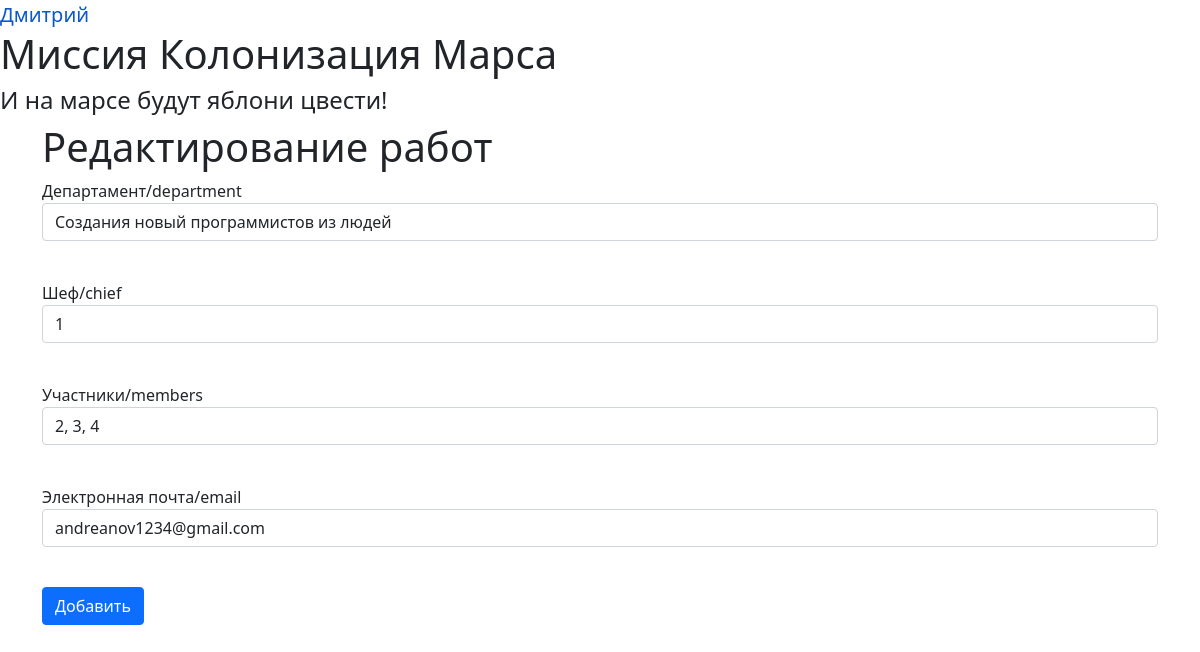
Screenshot of /edit_depart/1 (signed in) with the database file from the repository.
### data/users.py (models this page shows, shortened)
class User(SqlAlchemyBase, UserMixin, SerializerMixin):
    __tablename__ = 'users'
    id = sqlalchemy.Column(sqlalchemy.Integer,
                           primary_key=True, autoincrement=True)
    surname = sqlalchemy.Column(sqlalchemy.String)
    name = sqlalchemy.Column(sqlalchemy.String)
    age = sqlalchemy.Column(sqlalchemy.Integer)
    position = sqlalchemy.Column(sqlalchemy.String)
    speciality = sqlalchemy.Column(sqlalchemy.String)
    address = sqlalchemy.Column(sqlalchemy.String)
    email = sqlalchemy.Column(sqlalchemy.String, unique=True)
    hashed_password = sqlalchemy.Column(sqlalchemy.String, nullable=True)
    modified_date = sqlalchemy.Column(sqlalchemy.DateTime)
    city_from = sqlalchemy.Column(sqlalchemy.String)
    jobs = orm.relationship("Jobs", back_populates='user')
    department = orm.relationship("Department", back_populates='user')

### data/departments.py (models this page shows)
class Department(SqlAlchemyBase, SerializerMixin):
    __tablename__ = 'department'
    id = sqlalchemy.Column(sqlalchemy.Integer,
                           primary_key=True, autoincrement=True)
    title = sqlalchemy.Column(sqlalchemy.String)
    chief = sqlalchemy.Column(sqlalchemy.Integer, sqlalchemy.ForeignKey('users.id'))
    members = sqlalchemy.Column(sqlalchemy.VARCHAR)
    email = sqlalchemy.Column(sqlalchemy.String)
    user = orm.relationship('User')

### main.py (the view)
@app.route('/edit_depart/<int:id>', methods=['GET', 'POST'])
@login_required
def edit_department(id):
    form = DepartmentsForm()
    if request.method == 'GET':
        db_sess = db_session.create_session()
        depart = db_sess.query(Department).filter(Department.id == id, Department.user == current_user).first()
        if depart is None:
            depart = db_sess.query(Department).filter(Department.id == id, current_user.id == 1).first()
        if depart:
            form.title.data = depart.title
            form.chief.data = depart.chief
            form.members.data = depart.members
            form.email.data = depart.email
        else:
            abort(404)
    if form.validate_on_submit():
        db_sess = db_session.create_session()
        depart = db_sess.query(Department).filter(Department.id == id,
                                                  Department.user == current_user).first()
        if depart is None:
            depart = db_sess.query(Department).filter(Department.id == id, current_user.id == 1).first()
        if depart:
            depart.title = form.title.data
            depart.chief = form.chief.data
            depart.members = form.members.data
            depart.email = form.email.data
            db_sess.commit()
            return redirect('/departments')
        else:
            abort(404)
    else:
        if current_user.is_authenticated:
            return render_template('add_department.html', form=form, title='Редактирование работ')
        return redirect('/login')

### forms/departmentsform.py
class DepartmentsForm(FlaskForm):
    title = StringField('Департамент/department', validators=[DataRequired()])
    chief = IntegerField('Шеф/chief', validators=[DataRequired()])
    members = StringField('Участники/members', validators=[DataRequired()])
    email = EmailField('Электронная почта/email', validators=[DataRequired()])
    submit = SubmitField('Добавить')

### data/db_session.py (called while the page is built)
def create_session() -> Session:
    global __factory
    return __factory()

### main.py (called while the page is built)
@login_manager.user_loader
def load_user(user_id):
    db_sess = db_session.create_session()
    return db_sess.query(User).get(user_id)

### templates/add_department.html (shortened to what this page needs)
{% extends "base.html" %}
{% block content %}
<h1>{{ title }}</h1>
<form action="" method="post">
    <p>
        {{ form.title.label }}<br>
        {{ form.title(class="form-control") }}<br>
    </p>
    <p>
        {{ form.chief.label }}<br>
        {{ form.chief(class="form-control") }}<br>
    </p>
     <p>
        {{ form.members.label }}<br>
        {{ form.members(class="form-control") }}<br>
    </p>
    <p>
        {{ form.email.label }}<br>
        {{ form.email(class="form-control") }}<br>
    </p>
    <p>{{ form.submit(type="submit", class="btn btn-primary") }}</p>
</form>
{% endblock %}

### templates/base.html (shortened to what this page needs)
<!DOCTYPE html>
<html lang="ru">
<head>
    <link href="/static/style.css" rel="stylesheet" type="text/css"></link>
    <link href="/static/for_form.css" rel="stylesheet" type="text/css"></link>
    <link rel="stylesheet"
                                 href="https://cdn.jsdelivr.net/npm/bootstrap@5.0.0-beta1/dist/css/bootstrap.min.css"
>
    <nav>
        {% if current_user.is_authenticated %}
            <a class="navbar-brand" href="/logout">{{ current_user.name }}</a>
        {% else %}
            <p>
                <a class="btn btn-primary " href="/register">Зарегистрироваться</a>
                <a class="btn btn-success" href="/login">Войти</a>
            </p>
        {% endif %}
    </nav>
    </head>
    <body>
        <h1>Миссия Колонизация Марса</h1>
        <h4>И на марсе будут яблони цвести!</h4>
        <main role="main" class="container move-one-tab">
            {% block content %}{% endblock %}
        </main>
    </body>
</html>

### static/style.css (style rules this page uses)
.move-one-tab { margin-left: 20px; margin-bottom: 20px; }

### rows the page displays
User: name "Дмитрий"
Department: title "Создания новый программистов из людей", chief "1", members "2, 3, 4", email "andreanov1234@gmail.com"

### other values shown
{{ title }} "Редактирование работ"
